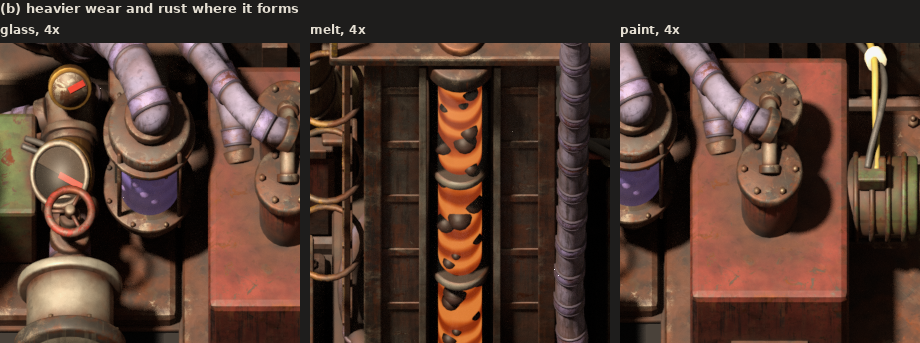
#> input picture concept/vent-pump/options/round-5/08-gas-lift-tower-b-closeups.png, 920 x 343 px; its folder holds only this picture in this run
$ python vp5_shoulder.py .
#> lines starting #> are read from the running program, lines starting #| are printed output that depends on the picture
#!/usr/bin/env python3
"""Vent Pump, round 5 (T05): the highlight shoulder on the rendered frames.

  python3 vp5_shoulder.py <render-dir> [--knee 220] [--top 246]

The clipping fixes in the model (vpb5_kit.py: satin bare steel and nickel, the melt's crest #F89A50
under a lower glow, the brightest paints a step down, the windows' gloss lower) take nearly all of
it; what is left is the sun's specular glint on a few px of metal. This rolls a px off when its brightest channel passes `knee`, scaling the whole px so that channel
lands under `top` (m' = knee + (top - knee) * (1 - exp(-(m - knee) / (top - knee)))): hue and
saturation kept, below the knee the frame is untouched (the midtones, p50, are the same). Every PNG in the folder is
rolled off once (a marker file records it) except hemask.png, the glass's mask.

Before rolling off, each frame's white (alpha >= 8, every channel >= 250) and clipped (alpha >= 8, any
channel 255) px are counted at 4x, 2x and 1x (premultiplied LANCZOS, the fog under alpha 24 cut, as
vp5_sheet.py) into raw_wc.json: what the model alone gives, reported beside the rolled-off figures.
"""
import argparse
import glob
import json
import math
import os

from PIL import Image, ImageChops

ap = argparse.ArgumentParser()
ap.add_argument("dir")
ap.add_argument("--knee", type=float, default=236)
ap.add_argument("--top", type=float, default=250)
a = ap.parse_args()
mark = os.path.join(a.dir, "shoulder.done")
if os.path.exists(mark):
    raise SystemExit(f"already rolled off: {open(mark).read().strip()}")
K, T = a.knee, a.top


def f(v):
    return v if v <= K else K + (T - K) * (1 - math.exp(-(v - K) / (T - K)))


def wc(im):
    r, g, b, al = im.split()
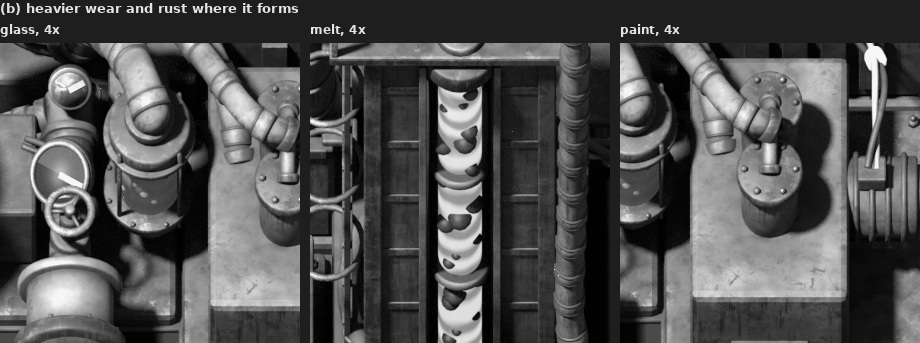
#> r: PIL image 920x343 L; min 0, max 246, mean 79.8
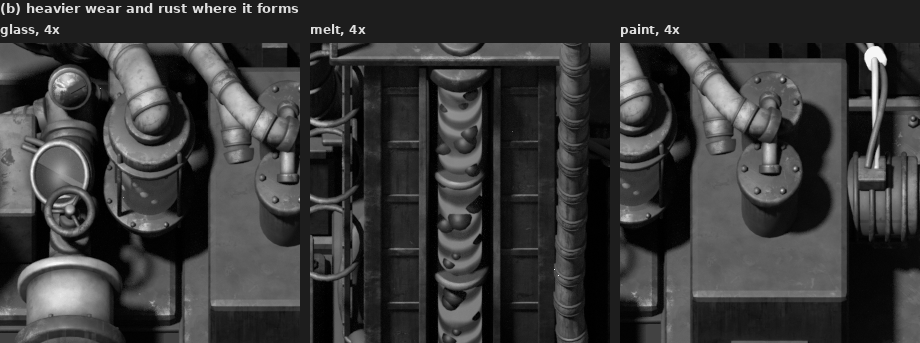
#> g: PIL image 920x343 L; min 0, max 246, mean 57.1
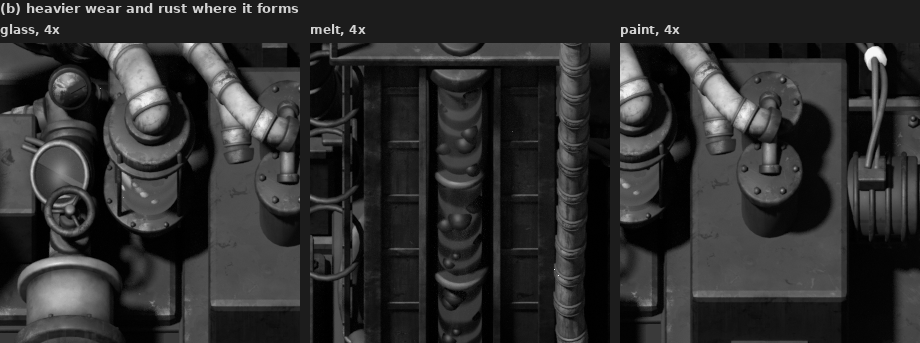
#> b: PIL image 920x343 L; min 0, max 246, mean 46.5
#> al: PIL image 920x343 L; every value is 255
    op = al.point(lambda v: 255 if v >= 8 else 0)
    hi = [c.point(lambda v: 255 if v >= 250 else 0) for c in (r, g, b)]
#> hi = 3 items
    top = [c.point(lambda v: 255 if v == 255 else 0) for c in (r, g, b)]
#> top = 3 items
    w = ImageChops.multiply(ImageChops.multiply(ImageChops.multiply(hi[0], hi[1]), hi[2]), op)
#> w: PIL image 920x343 L; every value is 0
    c = ImageChops.multiply(ImageChops.lighter(ImageChops.lighter(top[0], top[1]), top[2]), op)
    return [w.histogram()[255], c.histogram()[255]]


def scales(path):
    im = Image.open(path).convert("RGBA")
    im.putalpha(im.getchannel("A").point(lambda v: 0 if v < 24 else v))
    out = {"4x": wc(im)}
#> out = {'4x': [0, 0]}
    for k in (2, 1):
        out[f"{k}x"] = wc(im.convert("RGBa").resize((352 * k, 352 * k), Image.LANCZOS)
                          .convert("RGBA"))
#> this loop made 2 passes
#> pass 1, in wc (call 2), `r, g, b, al = im.split()`:
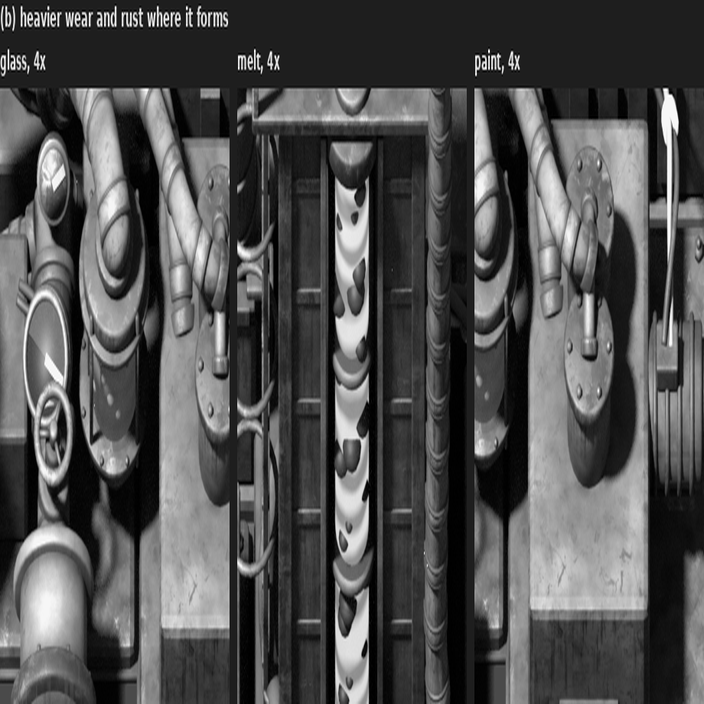
#> r: PIL image 704x704 L; min 0, max 255, mean 79.8
#> pass 1, in wc (call 2), `r, g, b, al = im.split()`:
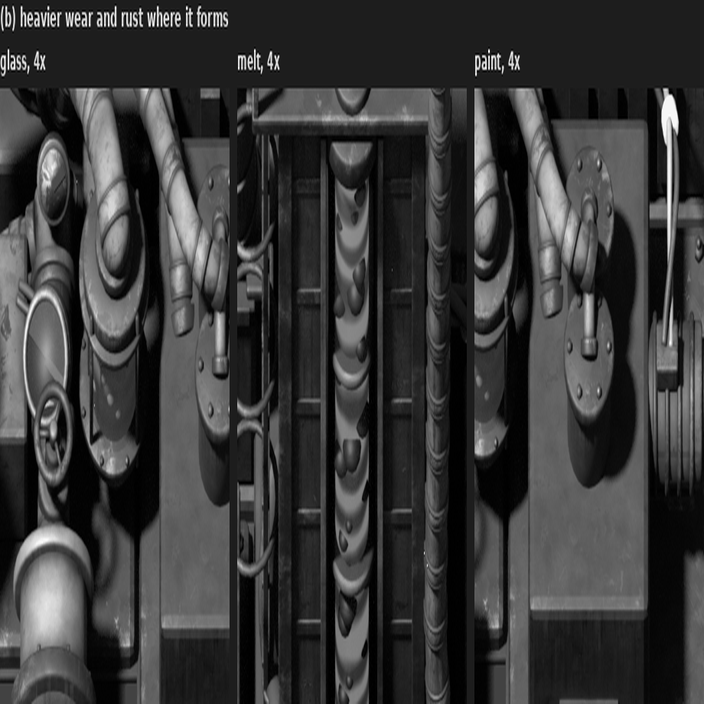
#> g: PIL image 704x704 L; min 0, max 255, mean 57.1
#> pass 1, in wc (call 2), `r, g, b, al = im.split()`:
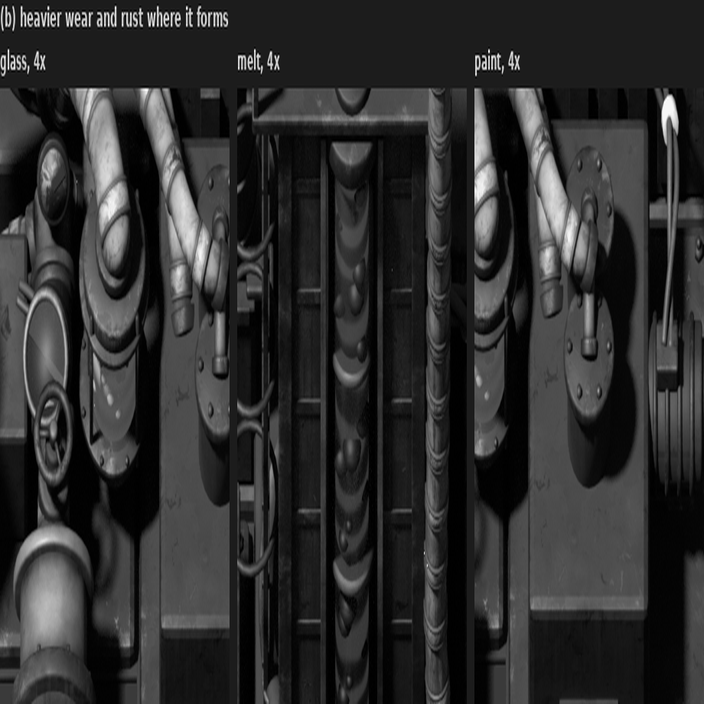
#> b: PIL image 704x704 L; min 0, max 255, mean 46.5
#> after the loop, out = {'4x': [0, 0], '2x': [19, 150], '1x': [4, 74]}
    return out


raw = {}
for p in sorted(glob.glob(os.path.join(a.dir, "*.png"))):
    if os.path.basename(p) != "hemask.png":
        raw[os.path.basename(p)] = scales(p)
tot = {k: [sum(v[k][0] for v in raw.values()), sum(v[k][1] for v in raw.values())] for k in ("4x", "2x", "1x")}
#> tot = {'4x': [0, 0], '2x': [19, 150], '1x': [4, 74]}
json.dump(dict(total=tot, frames=raw), open(os.path.join(a.dir, "raw_wc.json"), "w"), indent=1)
print("raw white / clipped:", tot)
#| raw white / clipped: {'4x': [0, 0], '2x': [19, 150], '1x': [4, 74]}

n = 0
for p in sorted(glob.glob(os.path.join(a.dir, "*.png"))):
    if os.path.basename(p) == "hemask.png":
        continue
    im = Image.open(p)
#> im is the input picture: PIL image 920x343 RGB; mean R, G, B 79.8, 57.1, 46.5
    mode = im.mode
#> mode = 'RGB'
    im = im.convert("RGBA")
    px = im.load()
    W, H = im.size
#> W = 920; H = 343
    for y in range(H):
        for x in range(W):
            r, g, b, al = px[x, y]
            m = max(r, g, b)
            if m > K:
                k = f(m) / m              # the whole px scaled: hue and saturation kept
                px[x, y] = (round(r * k), round(g * k), round(b * k), al)
    im.save(p)
    n += 1
open(mark, "w").write(f"knee {K} top {T}, {n} frames\n")
print(f"{n} frames rolled off above {K} to under {T}")

$ run again, on concept/vent-pump/options/round-5/08-gas-lift-tower-c.png
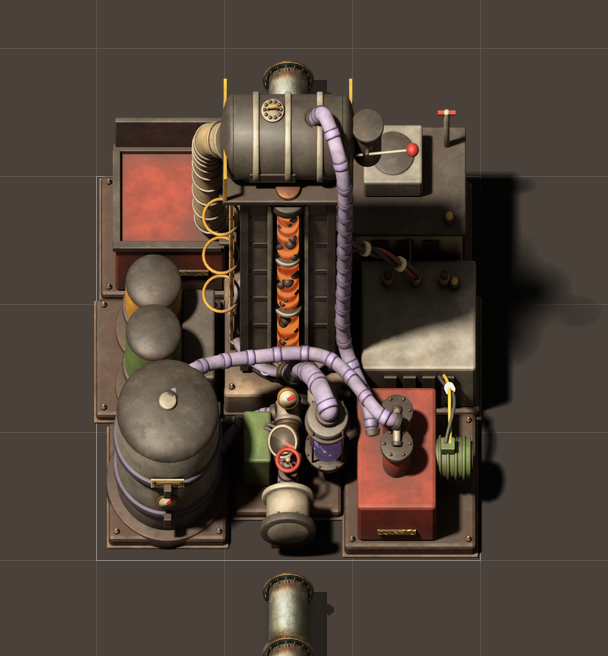
#> input picture concept/vent-pump/options/round-5/08-gas-lift-tower-c.png, 608 x 656 px
#> in wc, `r, g, b, al = im.split()`:
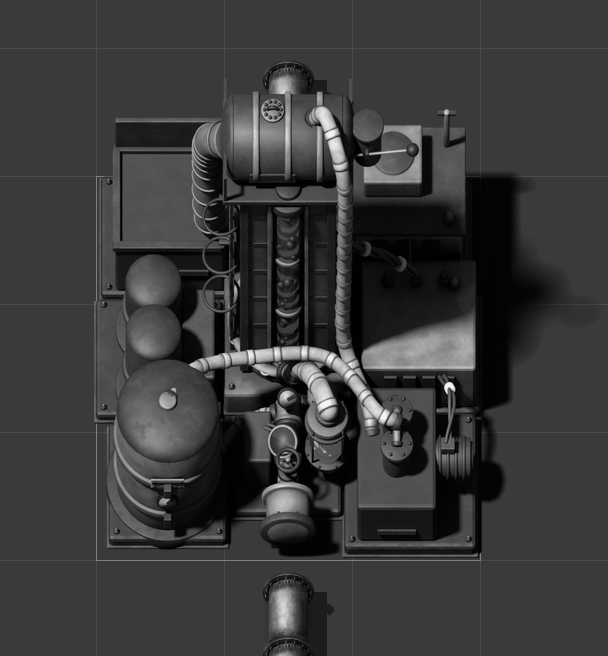
#> b: PIL image 608x656 L; min 0, max 246, mean 57.6
#> al: PIL image 608x656 L; every value is 255
#> hi = 3 items
#> w: PIL image 608x656 L; every value is 0
#> in scales, `out = {"4x": wc(im)}`: out = {'4x': [0, 0]}
#> the loop in scales, `for k in (2, 1):` made 2 passes
#> pass 1, in wc (call 2), `r, g, b, al = im.split()`:
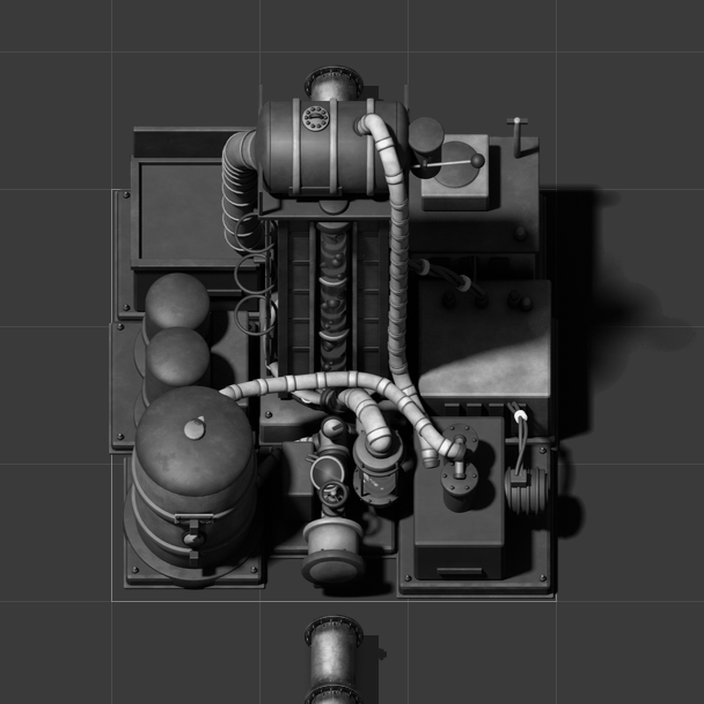
#> b: PIL image 704x704 L; min 0, max 255, mean 57.6
#> after the loop in scales, `for k in (2, 1):`: out = {'4x': [0, 0], '2x': [2, 79], '1x': [2, 44]}
#| raw white / clipped: {'4x': [0, 0], '2x': [2, 79], '1x': [2, 44]}
#> im is the input picture: PIL image 608x656 RGB; mean R, G, B 79.7, 67.4, 57.6
